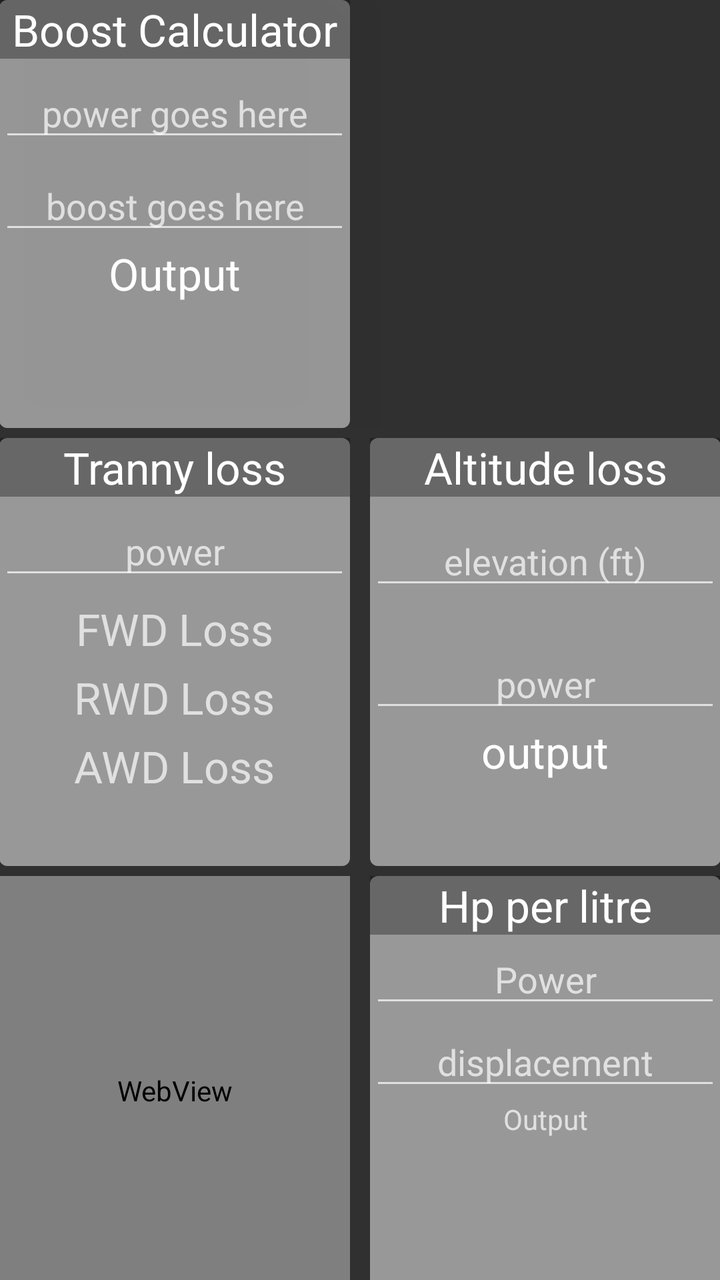
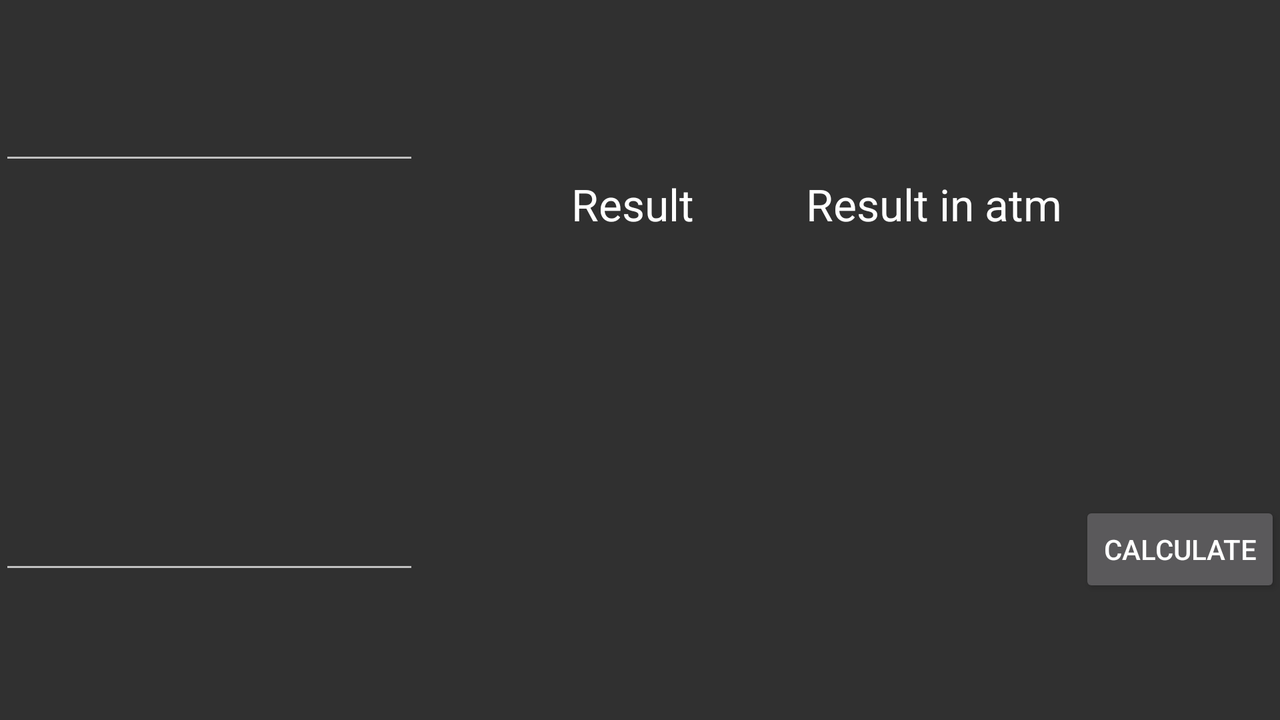

First picture: res/layout/ on a phone held upright. Second picture: the repository's own variant of that layout, on a device whose configuration matches the variant's folder. Source for both follows.
<!-- AndroidManifest.xml: application theme AppTheme -->
<!-- res/layout/activity_main.xml -->
<?xml version="1.0" encoding="utf-8"?>
<LinearLayout xmlns:android="http://schemas.android.com/apk/res/android"
    xmlns:tools="http://schemas.android.com/tools" android:layout_width="match_parent"
    android:layout_height="match_parent" android:paddingLeft="@dimen/activity_horizontal_margin"
    android:paddingRight="@dimen/activity_horizontal_margin"
    android:paddingTop="@dimen/activity_vertical_margin"
    android:paddingBottom="@dimen/activity_vertical_margin" tools:context=".MainActivity"
    android:id="@+id/activity_main"
    android:baselineAligned="false"
    android:orientation="vertical"
    android:weightSum="1">


    <LinearLayout
        android:orientation="horizontal"
        android:layout_width="match_parent"
        android:layout_height="0dp"
        android:layout_gravity="center_horizontal"
        android:layout_weight="0.34"
        android:weightSum="1">

        <LinearLayout
            android:orientation="vertical"
            android:layout_width="0dp"
            android:layout_height="match_parent"
            android:layout_gravity="top|left|center_vertical"
            android:layout_weight="0.50"
            android:background="@drawable/tile_bg"
            android:elevation="20dp"
            android:layout_marginRight="5dip" >

            <TextView
                android:layout_width="fill_parent"
                android:layout_height="wrap_content"
                android:textAppearance="?android:attr/textAppearanceLarge"
                android:text="Boost Calculator"
                android:id="@+id/textView"
                android:layout_gravity="center_horizontal"
                android:background="#55050404"
                android:gravity="center"/>

            <EditText
                android:layout_width="match_parent"
                android:layout_height="wrap_content"
                android:inputType="number"
                android:ems="10"
                android:id="@+id/editText"
                android:layout_marginTop="5dip"
                android:textAlignment="center"
                android:hint="power goes here"/>

            <EditText
                android:layout_width="match_parent"
                android:layout_height="wrap_content"
                android:inputType="number"
                android:ems="10"
                android:id="@+id/editText2"
                android:layout_gravity="center_horizontal"
                android:layout_marginTop="5dip"
                android:textAlignment="center"
                android:hint="boost goes here"/>

            <TextView
                android:layout_width="wrap_content"
                android:layout_height="wrap_content"
                android:textAppearance="?android:attr/textAppearanceLarge"
                android:text="Output"
                android:id="@+id/textView2"
                android:layout_gravity="center_horizontal"
                android:textAlignment="center"/>


        </LinearLayout>

        <LinearLayout
            android:orientation="horizontal"
            android:layout_width="0dp"
            android:layout_height="match_parent"
            android:layout_gravity="center_vertical"
            android:layout_weight="0.50"
            android:gravity="top|right"
            android:id="@+id/rl"
            android:layout_marginLeft="5dip"/>

    </LinearLayout>

    <LinearLayout
        android:orientation="horizontal"
        android:layout_width="match_parent"
        android:layout_height="0dip"
        android:layout_gravity="center_horizontal"
        android:layout_weight="0.34"
        android:weightSum="1"
        android:layout_marginTop="5dip"
        android:layout_marginBottom="5dip">

        <LinearLayout
            android:orientation="vertical"
            android:layout_width="0dp"
            android:layout_height="match_parent"
            android:layout_gravity="center_vertical"
            android:layout_weight="0.50"
            android:background="@drawable/tile_bg"
            android:layout_marginRight="5dip" >

            <TextView
                android:layout_width="fill_parent"
                android:layout_height="wrap_content"
                android:textAppearance="?android:attr/textAppearanceLarge"
                android:text="Tranny loss"
                android:id="@+id/textView7"
                android:layout_gravity="center_horizontal"
                android:background="#55050404"
                android:gravity="center"/>

            <EditText
                android:layout_width="match_parent"
                android:layout_height="wrap_content"
                android:inputType="number"
                android:ems="10"
                android:id="@+id/editText4"
                android:layout_marginTop="5dip"
                android:hint="power"
                android:textAlignment="center"/>

            <TextView
                android:layout_width="wrap_content"
                android:layout_height="wrap_content"
                android:textAppearance="?android:attr/textAppearanceLarge"
                android:hint="FWD Loss"
                android:id="@+id/textView11"
                android:layout_gravity="center_horizontal"
                android:layout_marginTop="5dip"
                android:textAlignment="center"/>

            <TextView
                android:layout_width="wrap_content"
                android:layout_height="wrap_content"
                android:textAppearance="?android:attr/textAppearanceLarge"
                android:hint="RWD Loss"
                android:id="@+id/textView10"
                android:layout_gravity="center_horizontal"
                android:layout_marginTop="5dip"
                android:textAlignment="center"/>

            <TextView
                android:layout_width="wrap_content"
                android:layout_height="wrap_content"
                android:textAppearance="?android:attr/textAppearanceLarge"
                android:hint="AWD Loss"
                android:id="@+id/textView9"
                android:layout_gravity="center_horizontal"
                android:layout_marginTop="5dip"
                android:textAlignment="center"/>

        </LinearLayout>

        <LinearLayout
            android:orientation="vertical"
            android:layout_width="0dip"
            android:layout_height="match_parent"
            android:layout_gravity="center_vertical"
            android:layout_weight="0.50"
            android:background="@drawable/tile_bg"
            android:layout_marginLeft="5dip"
            >

            <TextView
                android:layout_width="fill_parent"
                android:layout_height="wrap_content"
                android:textAppearance="?android:attr/textAppearanceLarge"
                android:text="Altitude loss"
                android:id="@+id/textView8"
                android:layout_gravity="center_horizontal"
                android:background="#55050404"
                android:gravity="center"/>

            <EditText
                android:layout_width="match_parent"
                android:layout_height="wrap_content"
                android:inputType="number"
                android:ems="10"
                android:id="@+id/editText6"
                android:layout_gravity="center_horizontal"
                android:layout_marginTop="10dip"
                android:hint="elevation (ft)"
                android:textAlignment="center"/>

            <EditText
                android:layout_width="match_parent"
                android:layout_height="wrap_content"
                android:inputType="number"
                android:ems="10"
                android:id="@+id/editText7"
                android:layout_gravity="center_horizontal"
                android:layout_marginTop="20dip"
                android:hint="power"
                android:textAlignment="center"/>

            <TextView
                android:layout_width="wrap_content"
                android:layout_height="wrap_content"
                android:textAppearance="?android:attr/textAppearanceLarge"
                android:text="output"
                android:textAlignment="center"
                android:id="@+id/textView12"
                android:layout_gravity="center_horizontal" />

        </LinearLayout>
    </LinearLayout>

    <LinearLayout
        android:orientation="horizontal"
        android:layout_width="match_parent"
        android:layout_height="0dip"
        android:layout_weight="0.34"
        android:weightSum="1">

        <WebView
            android:orientation="vertical"
            android:layout_width="0dip"
            android:layout_height="match_parent"
            android:layout_weight="0.50"
            android:background="@drawable/tile_bg"
            android:layout_marginRight="5dip"
            android:id="@+id/webview">


        </WebView>

        <LinearLayout
            android:orientation="vertical"
            android:layout_width="0dp"
            android:layout_height="match_parent"
            android:layout_weight="0.50"
            android:background="@drawable/tile_bg"
            android:layout_marginLeft="5dip" >

            <TextView
                android:layout_width="fill_parent"
                android:layout_height="wrap_content"
                android:textAppearance="?android:attr/textAppearanceLarge"
                android:text="Hp per litre"
                android:id="@+id/textView14"
                android:layout_gravity="center_horizontal"
                android:background="#55050404"
                android:gravity="center"/>

            <EditText
                android:layout_width="match_parent"
                android:layout_height="wrap_content"
                android:inputType="numberDecimal"
                android:ems="10"
                android:id="@+id/editText8"
                android:hint="Power"
                android:textAlignment="center"/>

            <EditText
                android:layout_width="match_parent"
                android:layout_height="wrap_content"
                android:inputType="numberDecimal"
                android:ems="10"
                android:id="@+id/editText9"
                android:hint="displacement"
                android:textAlignment="center"/>

            <TextView
                android:layout_width="fill_parent"
                android:layout_height="wrap_content"
                android:text="Output"
                android:id="@+id/textView13"
                android:textAlignment="center"/>
        </LinearLayout>
    </LinearLayout>

</LinearLayout>
<!-- resources referenced by this layout -->
<resources>
  <!-- drawable tile_bg (drawable) -->
  <?xml version="1.0" encoding="utf-8"?>
  <shape
      xmlns:android="http://schemas.android.com/apk/res/android"
      android:shape="rectangle"
      >
      <corners
          android:topLeftRadius="4dp"
          android:topRightRadius="4dp"
          android:bottomLeftRadius="4dp"
          android:bottomRightRadius="4dp" />
      <size
          android:width="120dp"
          android:height="200dp" />
      <solid
          android:color="#80ffffff" />
  </shape>
  <style name="AppTheme" parent="@style/Theme.AppCompat.NoActionBar">
          
          <item name="colorPrimary">@color/colorPrimary</item>
          <item name="colorPrimaryDark">@color/colorPrimaryDark</item>
          <item name="colorAccent">@color/colorAccent</item>
      </style>
  <color name="colorPrimary">#3F51B5</color>
  <color name="colorPrimaryDark">#303F9F</color>
  <color name="colorAccent">#FF4081</color>
</resources>
<!-- res/layout-land/activity_main.xml (the repository's variant of the layout above) -->
<!-- drawn on the phone turned sideways -->
<?xml version="1.0" encoding="utf-8"?>
<RelativeLayout xmlns:android="http://schemas.android.com/apk/res/android"
    xmlns:tools="http://schemas.android.com/tools" android:layout_width="match_parent"
    android:layout_height="match_parent" android:paddingLeft="@dimen/activity_horizontal_margin"
    android:paddingRight="@dimen/activity_horizontal_margin"
    android:paddingTop="@dimen/activity_vertical_margin"
    android:paddingBottom="@dimen/activity_vertical_margin" tools:context=".MainActivity">

    <Button
        android:layout_width="wrap_content"
        android:layout_height="wrap_content"
        android:text="Calculate"
        android:id="@+id/button"
        android:layout_alignTop="@+id/editText2"
        android:layout_alignParentRight="true"
        android:layout_alignParentEnd="true" />

    <TextView
        android:layout_width="wrap_content"
        android:layout_height="wrap_content"
        android:textAppearance="?android:attr/textAppearanceLarge"
        android:text="Result"
        android:id="@+id/textView"
        android:layout_below="@+id/editText"
        android:layout_toRightOf="@+id/editText"
        android:layout_toEndOf="@+id/editText"
        android:layout_marginLeft="76dp"
        android:layout_marginStart="76dp" />

    <EditText
        android:layout_width="wrap_content"
        android:layout_height="wrap_content"
        android:inputType="numberDecimal"
        android:ems="10"
        android:id="@+id/editText"
        android:layout_alignParentTop="true"
        android:layout_alignParentLeft="true"
        android:layout_alignParentStart="true"
        android:layout_marginTop="46dp" />

    <EditText
        android:layout_width="wrap_content"
        android:layout_height="wrap_content"
        android:inputType="numberDecimal"
        android:ems="10"
        android:id="@+id/editText2"
        android:layout_alignParentBottom="true"
        android:layout_alignParentLeft="true"
        android:layout_alignParentStart="true"
        android:layout_marginBottom="68dp" />

    <TextView
        android:layout_width="wrap_content"
        android:layout_height="wrap_content"
        android:textAppearance="?android:attr/textAppearanceLarge"
        android:id="@+id/textView2"
        android:layout_alignTop="@+id/textView"
        android:layout_toRightOf="@+id/textView"
        android:layout_toEndOf="@+id/textView"
        android:layout_marginLeft="56dp"
        android:layout_marginStart="56dp"
        android:text="Result in atm" />

</RelativeLayout>
<!-- resources referenced by the variant -->
<!-- as the phone turned sideways resolves them -->
<resources>
  <style name="AppTheme" parent="@style/Theme.AppCompat.NoActionBar">
          
          <item name="colorPrimary">@color/colorPrimary</item>
          <item name="colorPrimaryDark">@color/colorPrimaryDark</item>
          <item name="colorAccent">@color/colorAccent</item>
      </style>
  <color name="colorPrimary">#3F51B5</color>
  <color name="colorPrimaryDark">#303F9F</color>
  <color name="colorAccent">#FF4081</color>
</resources>
